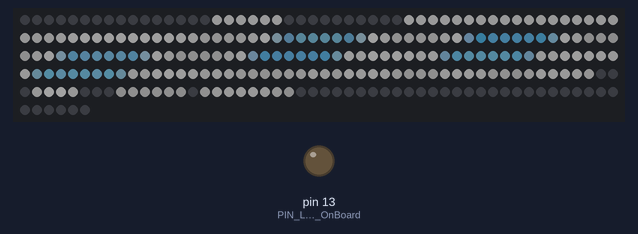
This sketch was run on a simulated Arduino Uno, built with avr-gcc and run on an emulated ATmega328P. Parts: 256 RGB LEDs in strip order, left to right, continuing on the next row, output pins drawn as LEDs (lit = HIGH). Dim RGB values are drawn brighter than linear.

Above: at 0.1 s.
At 3.1 s:
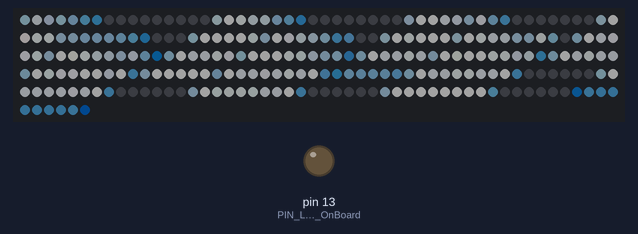
At 9.1 s:
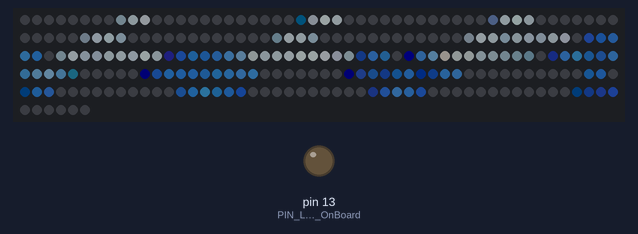
At 18.2 s:
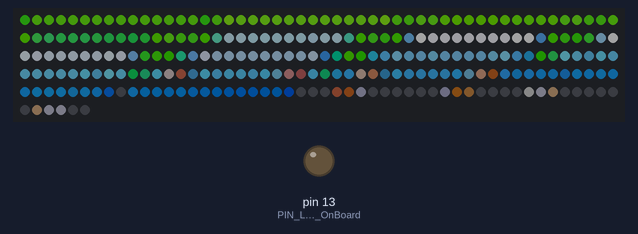
At 27.2 s:
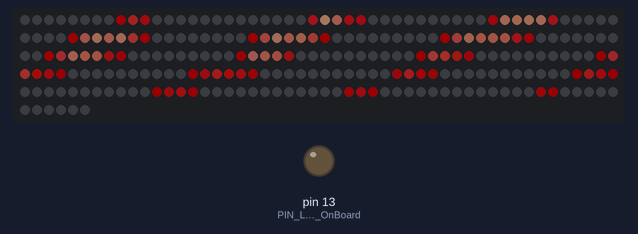
At 36.3 s:
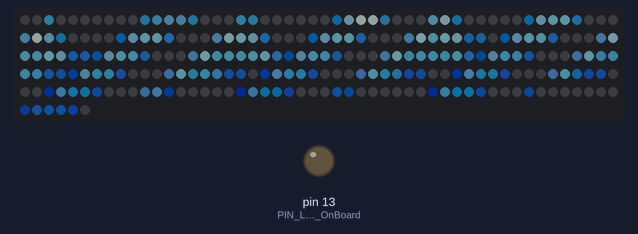

The sketch:

PNG2LedStrip_v1.0.ino
```cpp
/*
#       _\|/_   A ver..., ¿que tenemos por aqui?
#       (O-O)
# ---oOO-(_)-OOo---------------------------------


##########################################################
# ****************************************************** #
# *           DOMOTICA PARA PRINCIPIANTES              * #
# *   Pantalla LED basada en leds direccionables       * #
# *       Autor:  https://github.com/inopya/           * #
# *                                                    * #
# *       Versión 1.0       Fecha: 25/06/2022          * #
# ****************************************************** #
##########################################################
*/

#define __VERSION__ "\nPantalla LED basada en leds direccionables v1.0\n"


/*
      ===== NOTAS DE LA VERSION =====

      Lectura de imagenes 16x16 desde memoria FLASH
	  y representadas en pantalla basada en leds direccionables

      uso de memoria aproximado (compilado con visualStudio + platformIO):
        ROM 29578 bytes (91.7%) con 35 fotogramas
        RAM 41 bytes (2%)

*/


/*mmmmmmmmmmmmmmmmmmmmmmmmmmmmmmmmmmmmmmmmmmmmmmmmmmmmmmmmmmmmmmmmmmmmmmmmmmmmmmmmmmmmmmmmmmmmmmmmmmm
//        SECCIONPARA IMPORTACION DE LIBRERIAS
//mmmmmmmmmmmmmmmmmmmmmmmmmmmmmmmmmmmmmmmmmmmmmmmmmmmmmmmmmmmmmmmmmmmmmmmmmmmmmmmmmmmmmmmmmmmmmmmmmmm*/

#include <Arduino.h>                //necesaria para visualStudio + platformIO

#include <Adafruit_NeoPixel.h>      // control de leds RGB direccionables

#include "fotogramas.h"             //contiene la descripcion de pixeles de los
                                    //fotogramas en fullcolor, 16M colores


/*mmmmmmmmmmmmmmmmmmmmmmmmmmmmmmmmmmmmmmmmmmmmmmmmmmmmmmmmmmmmmmmmmmmmmmmmmmmmmmmmmmmmmmmmmmmmmmmmmmm
//        ALGUNAS DEFINICIONES PERSONALES PARA MI COMODIDAD AL ESCRIBIR CODIGO
//mmmmmmmmmmmmmmmmmmmmmmmmmmmmmmmmmmmmmmmmmmmmmmmmmmmmmmmmmmmmmmmmmmmmmmmmmmmmmmmmmmmmmmmmmmmmmmmmmmm*/

#define SERIAL_BEGIN          //Serial.begin
#define PRINT                 //Serial.print
#define PRINTLN               //Serial.println
#define PRINT_DEBUG           //Serial.print
#define PRINTLN_DEBUG         //Serial.println

#define SERIAL_BAUD_RATE      115200


/*mmmmmmmmmmmmmmmmmmmmmmmmmmmmmmmmmmmmmmmmmmmmmmmmmmmmmmmmmmmmmmmmmmmmmmmmmmmmmmmmmmmmmmmmmmmmmmmmmmm
//        SECCION DE DEFINICION DE PINES
//mmmmmmmmmmmmmmmmmmmmmmmmmmmmmmmmmmmmmmmmmmmmmmmmmmmmmmmmmmmmmmmmmmmmmmmmmmmmmmmmmmmmmmmmmmmmmmmmmmm*/

#define PIN_LED_OnBoard             13   // Led on Board
#define PIN_TIRA_PANTALLA            7 	 // tira de leds que hace de pantalla


/*mmmmmmmmmmmmmmmmmmmmmmmmmmmmmmmmmmmmmmmmmmmmmmmmmmmmmmmmmmmmmmmmmmmmmmmmmmmmmmmmmmmmmmmmmmmmmmmmmmm
//        SECCION DE DEFINICION DE CONSTANTES DEL PROGRAMA
//mmmmmmmmmmmmmmmmmmmmmmmmmmmmmmmmmmmmmmmmmmmmmmmmmmmmmmmmmmmmmmmmmmmmmmmmmmmmmmmmmmmmmmmmmmmmmmmmmmm*/

#define TIPO_LED          		   NEO_GRB + NEO_KHZ800 //tipo controlador de los led
#define SCREEN_TOTAL_PIXELS        256

#define BRILLO                      35
#define PAUSA_FOTOGRAMA           3000


/*mmmmmmmmmmmmmmmmmmmmmmmmmmmmmmmmmmmmmmmmmmmmmmmmmmmmmmmmmmmmmmmmmmmmmmmmmmmmmmmmmmmmmmmmmmmmmmmmmmm
//        SECCION DE DEFINICION DE VARIABLES GLOBALES
//mmmmmmmmmmmmmmmmmmmmmmmmmmmmmmmmmmmmmmmmmmmmmmmmmmmmmmmmmmmmmmmmmmmmmmmmmmmmmmmmmmmmmmmmmmmmmmmmmmm*/


/*mmmmmmmmmmmmmmmmmmmmmmmmmmmmmmmmmmmmmmmmmmmmmmmmmmmmmmmmmmmmmmmmmmmmmmmmmmmmmmmmmmmmmmmmmmmmmmmmmmm
//        SECCION DE CREACION DE OBJETOS
//mmmmmmmmmmmmmmmmmmmmmmmmmmmmmmmmmmmmmmmmmmmmmmmmmmmmmmmmmmmmmmmmmmmmmmmmmmmmmmmmmmmmmmmmmmmmmmmmmmm*/

Adafruit_NeoPixel pantalla_led = Adafruit_NeoPixel(SCREEN_TOTAL_PIXELS, PIN_TIRA_PANTALLA, TIPO_LED);


/*mmmmmmmmmmmmmmmmmmmmmmmmmmmmmmmmmmmmmmmmmmmmmmmmmmmmmmmmmmmmmmmmmmmmmmmmmmmmmmmmmmmmmmmmmmmmmmmmmmm
//        PROTOTIPADO DE FUNCIONES
//mmmmmmmmmmmmmmmmmmmmmmmmmmmmmmmmmmmmmmmmmmmmmmmmmmmmmmmmmmmmmmmmmmmmmmmmmmmmmmmmmmmmmmmmmmmmmmmmmmm*/

void dibuja_fotograma_24bits( uint8_t );


/*mmmmmmmmmmmmmmmmmmmmmmmmmmmmmmmmmmmmmmmmmmmmmmmmmmmmmmmmmmmmmmmmmmmmmmmmmmmmmmmmmmmmmmmmmmmmmmmmmmmmmmmm
   ******************************************************************************************************
                                    FUNCION DE CONFIGURACION
   ******************************************************************************************************
//mmmmmmmmmmmmmmmmmmmmmmmmmmmmmmmmmmmmmmmmmmmmmmmmmmmmmmmmmmmmmmmmmmmmmmmmmmmmmmmmmmmmmmmmmmmmmmmmmmmmmmmm*/

void setup()
{
  SERIAL_BEGIN( SERIAL_BAUD_RATE );         // Iniciar puerto serie para DEBUG
  PRINTLN (F(__VERSION__));                 // mostramos la version por consola, DEBUG

  pantalla_led.begin();


  pinMode(PIN_LED_OnBoard, OUTPUT);         // declarar el pin 13 como salida
  digitalWrite(PIN_LED_OnBoard, LOW);       // apagar el led del pin 13


  pantalla_led.begin();                 	// inicializacion de la tira
  pantalla_led.setBrightness(BRILLO);   	// Brillo de los LEDS , mas brillo, mas consumo electrico
  pantalla_led.show();                  	// muestra datos en pixel


  PRINTLN(F(" INICIANDO PROYECCION...\n\n"));

}


/*mmmmmmmmmmmmmmmmmmmmmmmmmmmmmmmmmmmmmmmmmmmmmmmmmmmmmmmmmmmmmmmmmmmmmmmmmmmmmmmmmmmmmmmmmmmmmmmmmmmmmmmm
   ******************************************************************************************************
                                  BUCLE PRINCIPAL DEL PROGRAMA
   ******************************************************************************************************
//mmmmmmmmmmmmmmmmmmmmmmmmmmmmmmmmmmmmmmmmmmmmmmmmmmmmmmmmmmmmmmmmmmmmmmmmmmmmmmmmmmmmmmmmmmmmmmmmmmmmmmmm*/


void loop()
{

  for(uint8_t f=0; f<(sizeof(fotogramas)/sizeof(fotogramas[0])); f++){

    PRINT_DEBUG(F(" == FOTOGRAMA ")); PRINTLN_DEBUG(f);

    dibuja_fotograma_24bits(f);
    delay(PAUSA_FOTOGRAMA);

  }

}


/*mmmmmmmmmmmmmmmmmmmmmmmmmmmmmmmmmmmmmmmmmmmmmmmmmmmmmmmmmmmmmmmmmmmmmmmmmmmmmmmmmmmmmmmmmmmmmmmmmmmmmmmm
   xxxxxxxxxxxxxxxxxxxxxxxxxxxxxxxxxxxxxxxxxxxxxxxxxxxxxxxxxxxxxxxxxxxxxxxxxxxxxxxxxxxxxxxxxxxxxxxxxxxxxx
        BLOQUE DE FUNCIONES: LECTURAS DE SENSORES, COMUNICACION SERIE, INTERRUPCIONES...
   xxxxxxxxxxxxxxxxxxxxxxxxxxxxxxxxxxxxxxxxxxxxxxxxxxxxxxxxxxxxxxxxxxxxxxxxxxxxxxxxxxxxxxxxxxxxxxxxxxxxxx
//mmmmmmmmmmmmmmmmmmmmmmmmmmmmmmmmmmmmmmmmmmmmmmmmmmmmmmmmmmmmmmmmmmmmmmmmmmmmmmmmmmmmmmmmmmmmmmmmmmmmmmmm*/


/*mmmmmmmmmmmmmmmmmmmmmmmmmmmmmmmmmmmmmmmmmmmmmmmmmmmmmmmmmmmmmmmmmmmmmmmmmmmmmmmmmmmmmmmmmmmmmmmmmmm
//    CONTROL DE LA TIRA DE LEDS PARA USO COMO PANTALLA
//mmmmmmmmmmmmmmmmmmmmmmmmmmmmmmmmmmmmmmmmmmmmmmmmmmmmmmmmmmmmmmmmmmmmmmmmmmmmmmmmmmmmmmmmmmmmmmmmmmm*/

//========================================================
//  MOSTRAR FOTOGRAMAS FULL COLOR 24 bits
//========================================================

void dibuja_fotograma_24bits(uint8_t _frame)
{

  uint16_t frame_addr = pgm_read_word(&(fotogramas[_frame]));

  for (uint16_t x=0;x<SCREEN_TOTAL_PIXELS;x++){
    //lectura de las 3 componentes de 1 fotograma
    uint8_t r = pgm_read_byte(frame_addr+3*x);
    uint8_t g = pgm_read_byte(frame_addr+3*x+1);
    uint8_t b = pgm_read_byte(frame_addr+3*x+2);


    pantalla_led.setPixelColor(x, pantalla_led.Color(r,g,b));
  }
  pantalla_led.show();
}


//*******************************************************
//                    FIN DE PROGRAMA
//*******************************************************
```

Source omitted: fotogramas.h (data table, 87566 bytes)

Measured:
- what the display in image 1 shows lasts 3.1 s, from 3.0 s to 6.1 s
